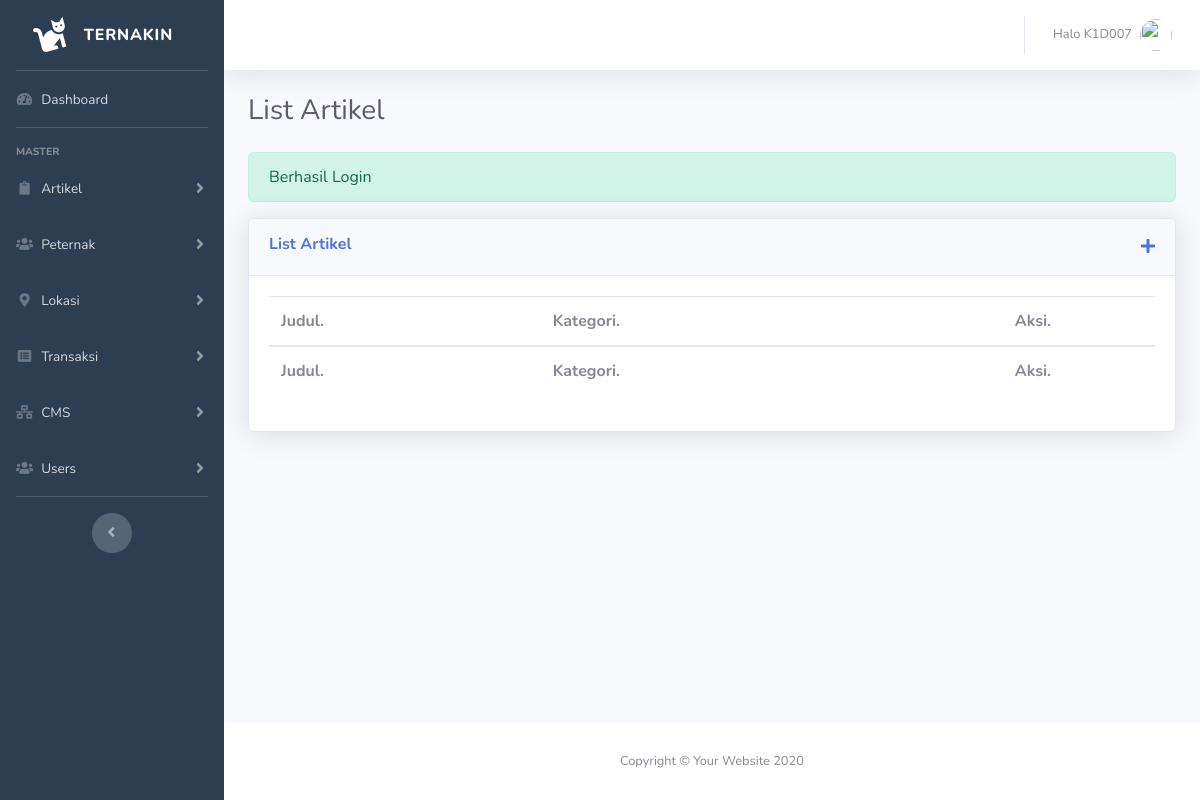
The page /cms-dashboard/pages/artikel/index.php (signed in) on the database as committed earlier.
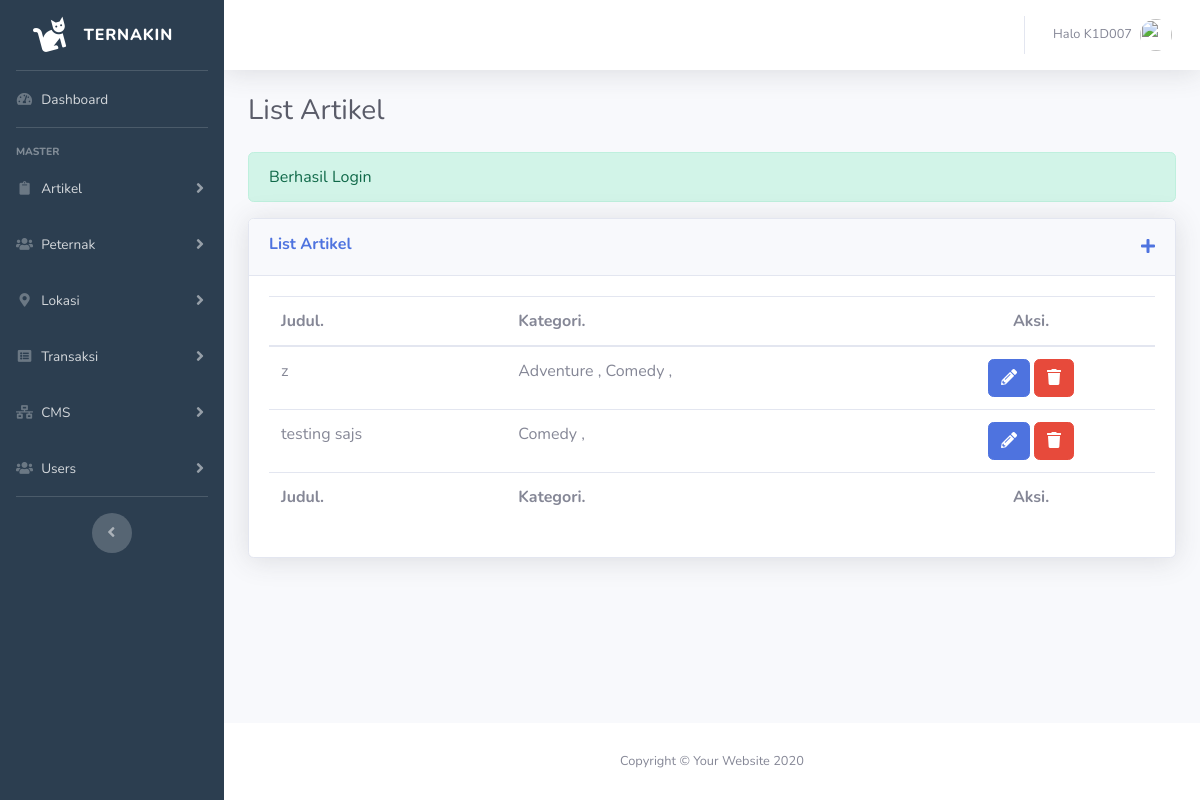
The same page on the database as committed later.
### tables this page shows
CREATE TABLE `tb_artikel` (
  `id_artikel` int(11) NOT NULL,
  `judul` varchar(50) NOT NULL,
  `isi` text NOT NULL,
  `foto` text NOT NULL,
  `slug` text NOT NULL,
  `id_users` int(3) NOT NULL,
  `id_kategori` varchar(10) NOT NULL,
  `created_at` timestamp NOT NULL DEFAULT current_timestamp() ON UPDATE current_timestamp()
);

CREATE TABLE `tb_kategori` (
  `id_kategori` int(2) NOT NULL,
  `kategori` varchar(20) NOT NULL
);

### cms-dashboard/pages/artikel/index.php (the view, shortened to what this page needs)
  <?php
    $title="List Artikel";
    require_once"../../../config/database.php";
    require_once"../../templates/head-dashboard.php";
   ?>
   <link rel="stylesheet" type="text/css" href="<?=$_ENV['base_url']?>cms-dashboard/assets/vendor/datatables/dataTables.bootstrap4.min.css">
  <?php
    $sql = mysqli_query($con,"SELECT * FROM tb_artikel");
  ?>
</head>
<body id="page-top">
  <div id="wrapper">
      <?php require_once"../../partials/sidebar.php"; ?>
    <div id="content-wrapper" class="d-flex flex-column">
      <div id="content">
          <?php require_once"../../partials/topbar.php"; ?>
        <div class="container-fluid" style="transition: 0.4s;">
          <div class="d-sm-flex align-items-center justify-content-between mb-4">
            <h1 class="h3 mb-0 text-gray-800"><?=$title?></h1>
          </div>
          <?php
            if (isset($_SESSION['alert'])) {
              if (isset($_SESSION['alert']['berhasil'])) {
                ?>
                <div class="alert alert-success" role="alert">
                  <?=$_SESSION['alert']['berhasil']?>
                </div>
                <?php
              }else{
                ?>
                <div class="alert alert-danger" role="alert">
                  <?=$_SESSION['alert']['gagal']?>
                </div>
                <?php
              }
            }
          ?>
          <div class="row">
            <div class="col-lg-12 mb-4">
              <div class="card shadow mb-4">
                <div class="card-header py-3 d-sm-flex justify-content-between">
                  <h6 class="m-0 font-weight-bold text-primary"><?=$title?></h6>
                  <a href="tambah-artikel"><i class="fas fa-plus"></i></a>
                </div>
                <div class="card-body">
                  <div class="table-responsive">
                    <table class="table" id="tableArtikel">
                      <thead>
                        <tr>
                          <th>Judul.</th>
                          <th>Kategori.</th>
                          <th class="text-center">Aksi.</th>
                        </tr>
                      </thead>
                      <tfoot>
                        <tr>
                          <th>Judul.</th>
                          <th>Kategori.</th>
                          <th class="text-center">Aksi.</th>
                        </tr>
                      </tfoot>
                      <tbody>
                        <?php
                            while ($data = mysqli_fetch_array($sql)) {
                              ?>
                                <tr>
                                  <td><?=$data['judul']?></td>
                                  <td>
                                    <?php
                                      $sqlKat = mysqli_query($con,"SELECT * FROM tb_kategori WHERE id_kategori IN (".$data['id_kategori'].")");
                                      while ($kat = mysqli_fetch_array($sqlKat)){
                                        echo $kat['kategori'].' , ';
                                      }
                                    ?>
                                  </td>
                                  <td>
                                    <div class="d-flex justify-content-center">
                                      <a href="<?=$_ENV['base_url']?>cms-dashboard/artikel/edit/<?=$data['id_artikel']?>" class="btn btn-primary mr-1"><i class="fas fa-pencil-alt"></i></a>
                                      <form method="POST" action="<?=$_ENV['base_url']?>cms-dashboard/pages/artikel/aksi">
                                        <button type="submit" name="aksi" class="btn btn-danger" value="hapus-artikel" onclick="return confirm('Artikel akan dihapus??')"><i class="fas fa-trash"></i></button>
                                      </form>
                                    </div>
                                  </td>
                                </tr>
                              <?php
                            }
                         ?>
                      </tbody>
                    </table>
                  </div>
                </div>
              </div>
            </div>
          </div>
        </div>
      </div>
      <footer class="sticky-footer bg-white">
        <div class="container my-auto">
          <div class="copyright text-center my-auto">
            <span>Copyright &copy; Your Website 2020</span>
          </div>
        </div>
      </footer>
    </div>
  </div>
  <?php require_once"../../templates/footer-dashboard.php" ?>
</html>

Rows that differ between the two databases and show on the page:
added tb_artikel: judul "z"
added tb_kategori: kategori "Adventure", shown under "z"
added tb_kategori: kategori "Comedy"
added tb_artikel: judul "testing sajs"
